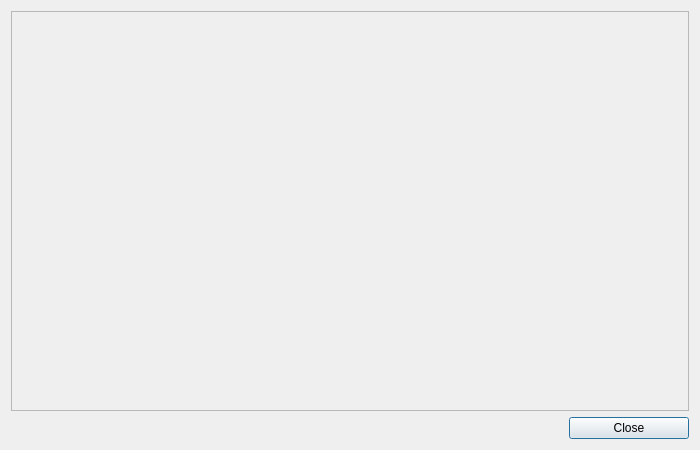
<?xml version="1.0" encoding="UTF-8"?>
<ui version="4.0">
 <class>WhatsNew</class>
 <widget class="QDialog" name="WhatsNew">
  <property name="geometry">
   <rect>
    <x>0</x>
    <y>0</y>
    <width>650</width>
    <height>450</height>
   </rect>
  </property>
  <property name="minimumSize">
   <size>
    <width>700</width>
    <height>450</height>
   </size>
  </property>
  <property name="maximumSize">
   <size>
    <width>700</width>
    <height>450</height>
   </size>
  </property>
  <property name="windowTitle">
   <string>What's new....</string>
  </property>
  <layout class="QGridLayout" name="gridLayout">
   <item row="0" column="0" colspan="2">
    <widget class="QFrame" name="webViewFrame">
     <property name="frameShape">
      <enum>QFrame::StyledPanel</enum>
     </property>
     <property name="frameShadow">
      <enum>QFrame::Sunken</enum>
     </property>
     <layout class="QGridLayout" name="gridLayout_3">
      <property name="margin">
       <number>0</number>
      </property>
      <item row="0" column="0">
       <layout class="QGridLayout" name="webViewLayout"/>
      </item>
     </layout>
    </widget>
   </item>
   <item row="1" column="0">
    <spacer name="horizontalSpacer">
     <property name="orientation">
      <enum>Qt::Horizontal</enum>
     </property>
     <property name="sizeHint" stdset="0">
      <size>
       <width>451</width>
       <height>20</height>
      </size>
     </property>
    </spacer>
   </item>
   <item row="1" column="1">
    <widget class="QPushButton" name="btnClose">
     <property name="minimumSize">
      <size>
       <width>120</width>
       <height>0</height>
      </size>
     </property>
     <property name="text">
      <string>Close</string>
     </property>
     <property name="default">
      <bool>true</bool>
     </property>
    </widget>
   </item>
  </layout>
 </widget>
 <resources/>
 <connections>
  <connection>
   <sender>btnClose</sender>
   <signal>clicked()</signal>
   <receiver>WhatsNew</receiver>
   <slot>accept()</slot>
   <hints>
    <hint type="sourcelabel">
     <x>474</x>
     <y>378</y>
    </hint>
    <hint type="destinationlabel">
     <x>383</x>
     <y>378</y>
    </hint>
   </hints>
  </connection>
 </connections>
</ui>
